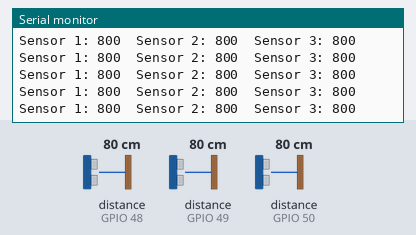
Bench run of a sketch on a simulated ESP32. Parts: the last lines printed to the serial monitor. The test bench sets the inputs (shaded band); at power-on: distance to the obstacle (sensors on GPIO 48, GPIO 49, GPIO 50) 80 cm.

Above: at 1.7 s.
1.8 s: distance to the obstacle (sensor on GPIO 48) set to 250 cm
At 2.15 s:
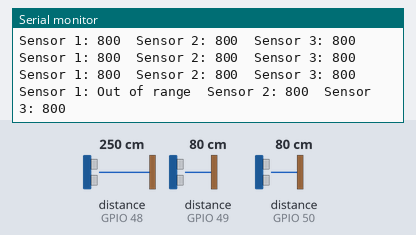
4.0 s: distance to the obstacle (sensor on GPIO 49) set to 250 cm
At 4.35 s:
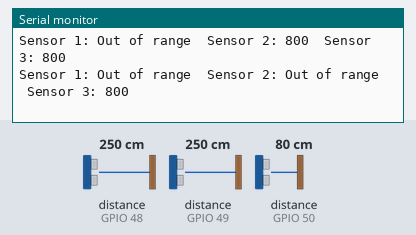
6.2 s: distance to the obstacle (sensor on GPIO 50) set to 250 cm
At 6.55 s:
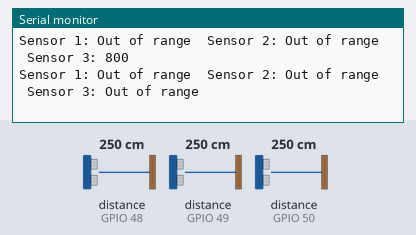
8.3 s: distance to the obstacle (sensor on GPIO 48) set to 2 cm
At 8.62 s:
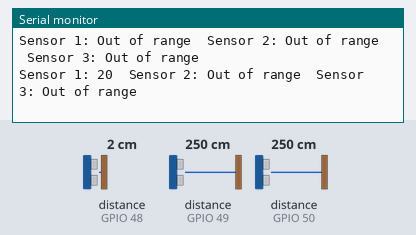
10.5 s: distance to the obstacle (sensor on GPIO 49) set to 2 cm
At 10.82 s:
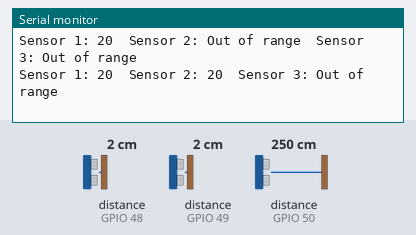
12.7 s: distance to the obstacle (sensor on GPIO 48) set to 299 cm
At 13.01 s:
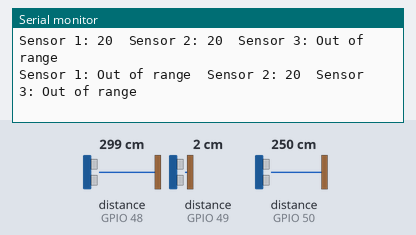

The sketch:

tof_sensors_test.ino
```cpp
#include "Adafruit_VL53L0X.h"

// address we will assign if dual sensor is present
#define sensor1_ADDRESS 0x30
#define sensor2_ADDRESS 0x31
#define sensor3_ADDRESS 0x32

// set the pins to shutdown
#define sensor1_xshut 32  // GPIO32 // P19
#define sensor2_xshut 33  // GPIO33 // P20
#define sensor3_xshut 26  // GPIO26 // P21
//#define sensor3_xshut 22  // GPIO22 // P11


// objects for the vl53l0x
Adafruit_VL53L0X sensor1 = Adafruit_VL53L0X();
Adafruit_VL53L0X sensor2 = Adafruit_VL53L0X();
Adafruit_VL53L0X sensor3 = Adafruit_VL53L0X();

// this holds the measurement
VL53L0X_RangingMeasurementData_t Abstand1;
VL53L0X_RangingMeasurementData_t Abstand2;
VL53L0X_RangingMeasurementData_t Abstand3;

/*
    Reset all sensors by setting all of their XSHUT pins low for delay(10), then set all XSHUT high to bring out of reset
    Keep sensor #1 awake by keeping XSHUT pin high
    Put all other sensors into shutdown by pulling XSHUT pins low
    Initialize sensor #1 with lox.begin(new_i2c_address) Pick any number but 0x29 and it must be under 0x7F. Going with 0x30 to 0x3F is probably OK.
    Keep sensor #1 awake, and now bring sensor #2 out of reset by setting its XSHUT pin high.
    Initialize sensor #2 with lox.begin(new_i2c_address) Pick any number but 0x29 and whatever you set the first sensor to
 */


void init_lasers() {
  Serial.println(F("Shutdown pins inited..."));
  pinMode(sensor1_xshut,OUTPUT);
  pinMode(sensor2_xshut,OUTPUT);
  pinMode(sensor3_xshut,OUTPUT);

  // all reset
  digitalWrite(sensor1_xshut, LOW);
  digitalWrite(sensor2_xshut, LOW);
  digitalWrite(sensor3_xshut, LOW);
  delay(100);


  // all unreset
  digitalWrite(sensor1_xshut, HIGH);
  digitalWrite(sensor2_xshut, HIGH);
  digitalWrite(sensor3_xshut, HIGH);
  delay(100);

  // all reset again
  digitalWrite(sensor1_xshut, LOW);
  digitalWrite(sensor2_xshut, LOW);
  digitalWrite(sensor3_xshut, LOW);
  delay(100);

  // Initialize sensor1
  digitalWrite(sensor1_xshut, HIGH);
  if(!sensor1.begin(sensor1_ADDRESS)) {
    Serial.println(F("Failed to boot first VL53L0X"));
    while(1);
  }
   Serial.println(F("Successfull to boot first VL53L0X"));


  // Initialize sensor2
  digitalWrite(sensor2_xshut, HIGH);
  delay(100);
  if(!sensor2.begin(sensor2_ADDRESS)) {
    Serial.println(F("Failed to boot second VL53L0X"));
    while(1);
  }
Serial.println(F("Successfull to boot second VL53L0X"));

  // activating sensor3
  digitalWrite(sensor3_xshut, HIGH);
  delay(100);
  if(!sensor3.begin(sensor3_ADDRESS)) {
    Serial.println(F("Failed to boot third VL53L0X"));
    while(1);
  }
Serial.println(F("Successfull to boot third VL53L0X"));


    Serial.println(F("Starting..."));
}

void read_dual_sensors() {

  sensor1.rangingTest(&Abstand1, false); // pass in 'true' to get debug data printout!
  sensor2.rangingTest(&Abstand2, false); // pass in 'true' to get debug data printout!
  sensor3.rangingTest(&Abstand3, false); // pass in 'true' to get debug data printout!

  // print sensor one reading
  Serial.print(F("Sensor 1: "));
  if(Abstand1.RangeStatus != 4) {     // if not out of range
    Serial.print(Abstand1.RangeMilliMeter);
  } else {
    Serial.print(F("Out of range"));
  }

  Serial.print(F("  "));

  // print sensor two reading
  Serial.print(F("Sensor 2: "));
  if(Abstand2.RangeStatus != 4) {
    Serial.print(Abstand2.RangeMilliMeter);
  } else {
    Serial.print(F("Out of range"));
  }
  Serial.print(F("  "));
    // print sensor three reading
  Serial.print(F("Sensor 3: "));
  if(Abstand3.RangeStatus != 4) {
    Serial.print(Abstand3.RangeMilliMeter);
  } else {
    Serial.print(F("Out of range"));
  }

  Serial.println();
}

void setup() {
  Serial.begin(9600);

  // wait until serial port opens for native USB devices
  while (! Serial) { delay(1); }


  init_lasers();

}

void loop() {

  read_dual_sensors();
  delay(100);
}
```

Measured:
- after the input at 1.8 s, the serial monitor: prints a new line after 0.20 s (image 1)
- after the input at 4.0 s, the serial monitor: prints a new line after 0.19 s (image 2)
- after the input at 6.2 s, the serial monitor: prints a new line after 0.19 s (image 3)
- after the input at 8.3 s, the serial monitor: prints a new line after 0.17 s (image 4)
- after the input at 10.5 s, the serial monitor: prints a new line after 0.16 s (image 5)
- after the input at 12.7 s, the serial monitor: prints a new line after 0.16 s (image 6)
